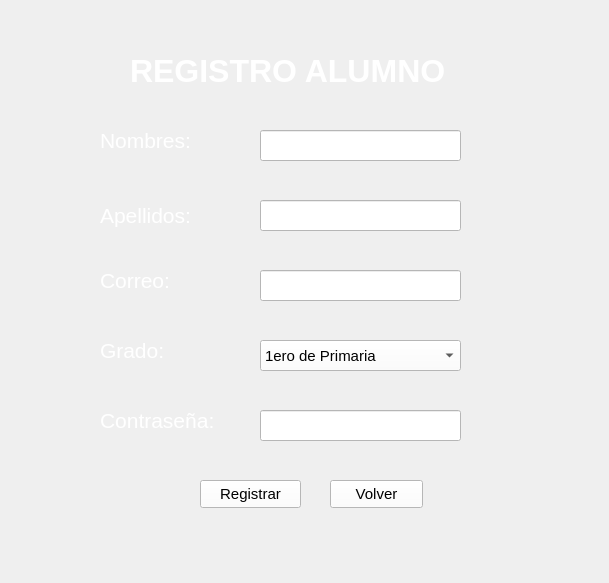
<?xml version="1.0" encoding="UTF-8"?>
<ui version="4.0">
 <class>Form</class>
 <widget class="QWidget" name="Form">
  <property name="geometry">
   <rect>
    <x>0</x>
    <y>0</y>
    <width>609</width>
    <height>583</height>
   </rect>
  </property>
  <property name="windowTitle">
   <string>Form</string>
  </property>
  <property name="styleSheet">
   <string notr="true">background-color: rgb(43, 43, 43);

QLineEdit{
font:12pt;
}

</string>
  </property>
  <widget class="QLabel" name="label">
   <property name="geometry">
    <rect>
     <x>130</x>
     <y>50</y>
     <width>411</width>
     <height>41</height>
    </rect>
   </property>
   <property name="font">
    <font>
     <pointsize>24</pointsize>
     <weight>75</weight>
     <bold>true</bold>
    </font>
   </property>
   <property name="styleSheet">
    <string notr="true">color: rgb(255, 255, 255);</string>
   </property>
   <property name="text">
    <string>REGISTRO ALUMNO</string>
   </property>
  </widget>
  <widget class="QLabel" name="label_2">
   <property name="geometry">
    <rect>
     <x>100</x>
     <y>130</y>
     <width>121</width>
     <height>21</height>
    </rect>
   </property>
   <property name="font">
    <font>
     <pointsize>16</pointsize>
    </font>
   </property>
   <property name="styleSheet">
    <string notr="true">color: rgb(255, 255, 255);</string>
   </property>
   <property name="text">
    <string>Nombres:</string>
   </property>
  </widget>
  <widget class="QLabel" name="label_3">
   <property name="geometry">
    <rect>
     <x>100</x>
     <y>200</y>
     <width>111</width>
     <height>31</height>
    </rect>
   </property>
   <property name="font">
    <font>
     <pointsize>16</pointsize>
    </font>
   </property>
   <property name="styleSheet">
    <string notr="true">color: rgb(255, 255, 255);</string>
   </property>
   <property name="text">
    <string>Apellidos:</string>
   </property>
  </widget>
  <widget class="QLabel" name="label_4">
   <property name="geometry">
    <rect>
     <x>100</x>
     <y>270</y>
     <width>91</width>
     <height>21</height>
    </rect>
   </property>
   <property name="font">
    <font>
     <pointsize>16</pointsize>
    </font>
   </property>
   <property name="styleSheet">
    <string notr="true">color: rgb(255, 255, 255);</string>
   </property>
   <property name="text">
    <string>Correo:</string>
   </property>
  </widget>
  <widget class="QLabel" name="label_5">
   <property name="geometry">
    <rect>
     <x>100</x>
     <y>340</y>
     <width>101</width>
     <height>21</height>
    </rect>
   </property>
   <property name="font">
    <font>
     <pointsize>16</pointsize>
    </font>
   </property>
   <property name="styleSheet">
    <string notr="true">color: rgb(255, 255, 255);</string>
   </property>
   <property name="text">
    <string>Grado:</string>
   </property>
  </widget>
  <widget class="QLabel" name="label_6">
   <property name="geometry">
    <rect>
     <x>100</x>
     <y>410</y>
     <width>141</width>
     <height>21</height>
    </rect>
   </property>
   <property name="font">
    <font>
     <pointsize>16</pointsize>
    </font>
   </property>
   <property name="styleSheet">
    <string notr="true">color: rgb(255, 255, 255);</string>
   </property>
   <property name="text">
    <string>Contraseña:</string>
   </property>
  </widget>
  <widget class="QLineEdit" name="lineEdit">
   <property name="geometry">
    <rect>
     <x>260</x>
     <y>130</y>
     <width>201</width>
     <height>31</height>
    </rect>
   </property>
   <property name="font">
    <font>
     <pointsize>12</pointsize>
    </font>
   </property>
   <property name="styleSheet">
    <string notr="true">background-color: rgb(255, 255, 255);</string>
   </property>
   <property name="text">
    <string/>
   </property>
  </widget>
  <widget class="QLineEdit" name="lineEdit_2">
   <property name="geometry">
    <rect>
     <x>260</x>
     <y>200</y>
     <width>201</width>
     <height>31</height>
    </rect>
   </property>
   <property name="font">
    <font>
     <pointsize>12</pointsize>
    </font>
   </property>
   <property name="styleSheet">
    <string notr="true">background-color: rgb(255, 255, 255);</string>
   </property>
   <property name="text">
    <string/>
   </property>
  </widget>
  <widget class="QLineEdit" name="lineEdit_3">
   <property name="geometry">
    <rect>
     <x>260</x>
     <y>270</y>
     <width>201</width>
     <height>31</height>
    </rect>
   </property>
   <property name="font">
    <font>
     <pointsize>12</pointsize>
    </font>
   </property>
   <property name="styleSheet">
    <string notr="true">background-color: rgb(255, 255, 255);</string>
   </property>
   <property name="text">
    <string/>
   </property>
  </widget>
  <widget class="QLineEdit" name="lineEdit_5">
   <property name="geometry">
    <rect>
     <x>260</x>
     <y>410</y>
     <width>201</width>
     <height>31</height>
    </rect>
   </property>
   <property name="font">
    <font>
     <pointsize>12</pointsize>
    </font>
   </property>
   <property name="styleSheet">
    <string notr="true">background-color: rgb(255, 255, 255);</string>
   </property>
   <property name="text">
    <string/>
   </property>
  </widget>
  <widget class="QPushButton" name="pushButton">
   <property name="geometry">
    <rect>
     <x>200</x>
     <y>480</y>
     <width>101</width>
     <height>28</height>
    </rect>
   </property>
   <property name="font">
    <font>
     <pointsize>11</pointsize>
    </font>
   </property>
   <property name="styleSheet">
    <string notr="true">QPushButton{
background-color: rgb(255, 255, 255);
}

QPushButton:hover{
background-color:rgb(0, 255, 0);
}</string>
   </property>
   <property name="text">
    <string>Registrar</string>
   </property>
  </widget>
  <widget class="QPushButton" name="pushButton_3">
   <property name="geometry">
    <rect>
     <x>330</x>
     <y>480</y>
     <width>93</width>
     <height>28</height>
    </rect>
   </property>
   <property name="font">
    <font>
     <pointsize>11</pointsize>
    </font>
   </property>
   <property name="styleSheet">
    <string notr="true">QPushButton{
background-color: rgb(255, 255, 255);
}

QPushButton:hover{
background-color:rgb(0, 255, 0);
}</string>
   </property>
   <property name="text">
    <string>Volver</string>
   </property>
  </widget>
  <widget class="QComboBox" name="comboBox">
   <property name="geometry">
    <rect>
     <x>260</x>
     <y>340</y>
     <width>201</width>
     <height>31</height>
    </rect>
   </property>
   <property name="styleSheet">
    <string notr="true">background-color: rgb(255, 255, 255);
font:11pt;</string>
   </property>
   <item>
    <property name="text">
     <string>1ero de Primaria</string>
    </property>
   </item>
   <item>
    <property name="text">
     <string>2do de Primaria</string>
    </property>
   </item>
   <item>
    <property name="text">
     <string>3ro de Primaria</string>
    </property>
   </item>
   <item>
    <property name="text">
     <string>4to de Primaria</string>
    </property>
   </item>
   <item>
    <property name="text">
     <string>5to de Primaria</string>
    </property>
   </item>
   <item>
    <property name="text">
     <string>6to de Primaria</string>
    </property>
   </item>
  </widget>
 </widget>
 <resources/>
 <connections/>
</ui>
